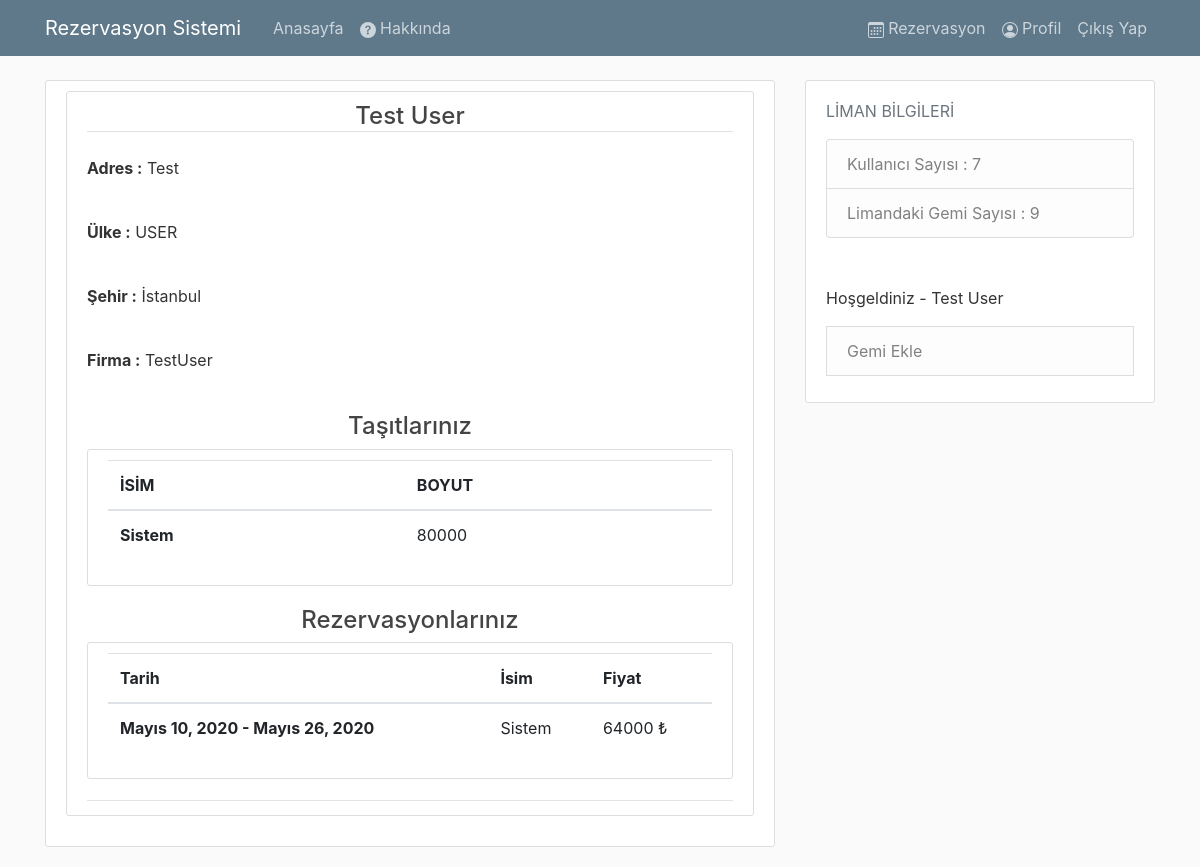
Screenshot of /profil/ (signed in) with the database file from the repository.
### rezervasyon/models.py (models this page shows, shortened)
class Kullanici(models.Model):
    user = models.ForeignKey(User,on_delete=models.CASCADE)
    adres = models.CharField(max_length = 500, db_column = "Adres", blank = True, verbose_name= ('Adres'))
    ulke = models.CharField(max_length = 20,db_column = "Ulke",blank = True, verbose_name=('Ülke'))
    sehir = models.CharField(max_length = 20,db_column = "Sehir",blank = True, verbose_name=('Şehir'))
    firma = models.CharField(max_length = 100, db_column = "Firma Adi", blank = True, verbose_name= ('Firma Adı'))
    kullanici_kayit_tarih = models.DateTimeField(db_column = "Kayit Tarihi",default = timezone.now, blank = True)
    class Meta:
        managed = True
        db_table = "Kullanici"

class Gemi(models.Model):
    gemi_id = models.AutoField(primary_key = True,db_column = "Gemi_ID")
    isim = models.CharField(max_length = 20)
    boyut_choices = (
        (50000,'Handysize (35,000 - 50,000 DWT)'),
        (60000,'Supramax (50,000 - 60,000 DWT)'),
        (80000,'Panamax (60,000 - 80,000 DWT)')
    )
    boyut = models.IntegerField(choices= boyut_choices,default = 0)
    gemi_kayit_tarih = models.DateTimeField(default = timezone.now)
    kullanici = models.ForeignKey("Kullanici",on_delete = models.CASCADE,blank = True, null = False)
    class Meta:
        managed = True
        db_table = "Gemi"

class Rezervasyon(models.Model):
    rezervasyon_id = models.AutoField(db_column = "Rezervasyon_ID",primary_key = True)
    gemi = models.ForeignKey("Gemi",on_delete = models.CASCADE,null = True)
    kullanici = models.ForeignKey("Kullanici",on_delete = models.CASCADE,db_column = "Kullanici_ID",null = True)
    tarih_giris = models.DateField(db_column = "Giris_Tarihi",verbose_name = "Giriş Tarihi")
    tarih_cikis = models.DateField(db_column = "Cikis_Tarihi",verbose_name="Çıkış Tarihi")
    fiyat = models.IntegerField(default = 0)
    class Meta:
        managed = True
        db_table = "Rezervasyon"

### users/views.py (the view)
# urls.py: path('profil/',views.profil,name = 'profil'),
def profil(request):
    current_user = Kullanici.objects.filter(user = request.user)
    gemis = Gemi.objects.filter(kullanici = current_user[1])
    try:
        rezervasyon = Rezervasyon.objects.filter(kullanici = current_user[1])
    except:
        rezervasyon = None
    isim = request.user.get_full_name()
    context = {
        'isim' : isim,
        'kullanici' : current_user[1],
        'gemis' : gemis,
        'rezervasyons' : rezervasyon
    }
    return render(request,'users/profil.html', context = context)

### rezervasyon/templatetags/tags.py (called while the page is built)
@register.simple_tag
def length_of_gemis(request):
    return len(Gemi.objects.all())

### rezervasyon/templatetags/tags2.py (called while the page is built)
@register.simple_tag
def length_of_kullanicis(request):
    kullanicilar = Kullanici.objects.all()
    users = User.objects.all()
    count = 0
    for user in users:
        count += 1
    return count

### users/templates/users/profil.html
{%extends 'rezervasyon/base.html'%}
{% load crispy_forms_tags %}
{%block content%}
<div class = 'content-section'>
    <article class="media content-section">
        <div class="media-body">
            <div class="article-metadata">
                <div style = "text-align:center;"><h1><legend class = "border-bottom mb-4">{{isim}}</legend></h1></div>
                <strong><p>Adres :</strong> {{kullanici.adres}}</p>
                <br>
                <strong><p>Ülke :</strong> {{kullanici.ulke}}</p>
                <br>
                <strong><p>Şehir :</strong> {{kullanici.sehir}}</p>
                <br>
                <strong><p>Firma :</strong> {{kullanici.firma}}</p>
                <br>
                <div style = "text-align:center;"><h4>Taşıtlarınız</h4></div>
                <div class = "content-section">
                    <table class = "table">
                        <thead>
                            <tr>
                                <th scope = "col">İSİM</th>
                                <th scope = "col">BOYUT</th>
                            </tr>
                        </thead>
                        <tbody>
                            {%for gemi in gemis%}
                            <tr>
                                <th scope = "row">{{gemi.isim}}</th>
                                <td>{{gemi.boyut}}</td>
                            </tr>
                             {%endfor%}
                        </tbody>
                    </table>
                </div>
                <div style = "text-align:center;"><h4>Rezervasyonlarınız</h4></div>
                <div class = "content-section">
                    <table class = "table">
                    <thead>
                        <tr>
                            <th scope = "col">Tarih</th>
                            <th scope = "col">İsim</th>
                            <th scope = "col">Fiyat</th>
                        </tr>
                    </thead>
                    <tbody>
                        {%for rezervasyon in rezervasyons%}
                        <tr>
                            <th scope="row">{{rezervasyon.tarih_giris}} - {{rezervasyon.tarih_cikis}}</th>
                            <td>{{rezervasyon.gemi.isim}}</td>
                            <td>{{rezervasyon.fiyat}} ₺</td>
                        </tr>
                        {%endfor%}
                    </tbody>
                </table>
            </div>
        </div>
    </article>
</div>
{%endblock content%}

### rezervasyon/templates/rezervasyon/base.html (shortened to what this page needs)
{% load tags %}
{% load tags2 %}
{%load static%}
<!DOCTYPE html>
<html>
    <head>
       <link rel="stylesheet" href="https://stackpath.bootstrapcdn.com/bootstrap/4.4.1/css/bootstrap.min.css">
       <link rel = "stylesheet" type = 'text/css' href = "{%static 'rezervasyon/main.css'%}">
   </head>
   <body>
       <header class="site-header">
     <nav class="navbar navbar-expand-md navbar-dark bg-steel fixed-top">
       <div class="container">
         <a class="navbar-brand mr-4" href="/">Rezervasyon Sistemi</a>
         <div class="collapse navbar-collapse" id="navbarToggle">
           <div class="navbar-nav mr-auto">
             <a class="nav-item nav-link" href="{% url 'rez-home'%}">Anasayfa</a>
             <a class="nav-item nav-link" href="{% url 'rez-about'%}">
               Hakkında
              </a>
           </div>
           <div class="navbar-nav">
              {% if user.is_authenticated %}
              <a class="nav-item nav-link" href="{% url 'rezervasyon' %}">
                Rezervasyon
              </a>
                <a class="nav-item nav-link" href="{% url 'profil'%}">
                  Profil
                </a>
                <a class="nav-item nav-link" href="{% url 'cikis'%}">Çıkış Yap</a>
              {% else %}
                <a class="nav-item nav-link" href="{% url 'giris'%}">Giriş Yap</a>
                <a class="nav-item nav-link" href="{% url 'kayit'%}">Kayıt Ol</a>
              {% endif %}
           </div>
         </div>
       </div>
     </nav>
       </header>
   <main role="main" class="container">
     <div class="row">
       <div class="col-md-8">
         {% block content %}{% endblock %}
       </div>
       <div class="col-md-4">
        <div class="content-section">
          <p class='text-muted'>LİMAN BİLGİLERİ
            <ul class="list-group">
              <li class="list-group-item list-group-item-light">Kullanıcı Sayısı : {% length_of_kullanicis request %}</li>
              <li class="list-group-item list-group-item-light">Limandaki Gemi Sayısı : {% length_of_gemis request %}</li>
            </ul>
            {% if user.is_authenticated %}
            <div><br><br>
            <p>Hoşgeldiniz - {{user.first_name}} {{user.last_name}}
            </div>
            <a class="list-group-item list-group-item-light" href="{% url 'gemiekle'%}">Gemi Ekle</a>
            {% endif %}
          </p>
        </div>
      </div>
     </div>
   </main>
   </body>
</html>

### rezervasyon/static/rezervasyon/main.css (style rules this page uses)
body { background: #fafafa; color: #333333; margin-top: 5rem; }
h1, h2, h3, h4, h5, h6 { color: #444444; }
ul { margin: 0; }
.bg-steel { background-color: #5f788a; }
.site-header .navbar-nav .nav-link { color: #cbd5db; }
.content-section { background: #ffffff; padding: 10px 20px; border: 1px solid #dddddd; border-radius: 3px; margin-bottom: 20px; }
.article-metadata { padding-bottom: 1px; margin-bottom: 4px; border-bottom: 1px solid #e3e3e3 }

### rows the page displays
Kullanici: adres "Test", ulke "USER", sehir "İstanbul", firma "TestUser"
Gemi: isim "Sistem", boyut "80000"
Rezervasyon: tarih_giris "Mayıs 10, 2020", tarih_cikis "Mayıs 26, 2020", gemi.isim "Sistem", fiyat "64000"

### other values shown
{{ isim }} "Test User"
{{ user.first_name }} "Test"
{{ user.last_name }} "User"
